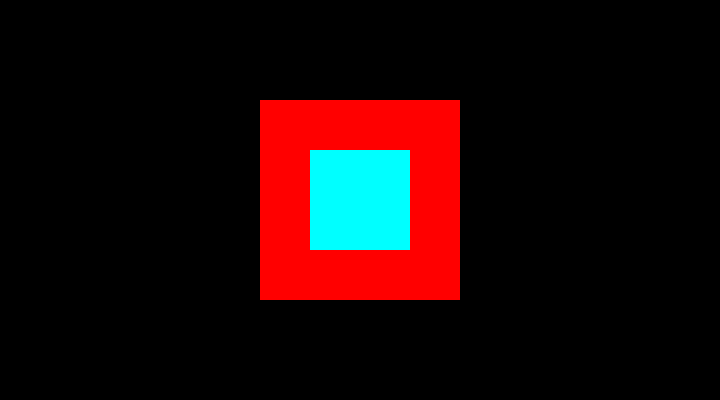
Frame 1 (no input)
Frame 60 (no input): identical to frame 1, image omitted
Frame 120 (the mouse pressed at the canvas centre since frame 60): identical to frame 1, image omitted

The p5.js sketch that drew this single still picture (run headless with seeded random() and noise() and a simulated clock; from frame 60 on, the mouse is pressed at the canvas centre):

// p5.js sketch
// ── sketch.js
/////////////////////////////////////
// COURSERA GRAPHICS PROGRAMMING
/////////////////////////////////////
function setup() {
    createCanvas(720, 400);
    rectMode(CENTER);
    colorMode(HSB);
    noStroke();
}
/////////////////////////////////////////////////
function draw() {
    background(0);

    //complimentary colors
    fill(0, 100, 100);
    rect(width / 2, height / 2, 200, 200);
    fill(180, 100, 100);
    rect(width / 2, height / 2, 100, 100);

    //triadic colors
    // var startAngle = 0;
    // var diffAngle = 360/3;
    // fill(startAngle + 0,100,100);
    // rect(width/2, height/2, 300,300);
    // fill((startAngle + diffAngle)%360,100,100);
    // rect(width/2, height/2, 200,200);
    // fill((startAngle + diffAngle*2)%360,100,100);
    // rect(width/2, height/2, 100,100);
}
